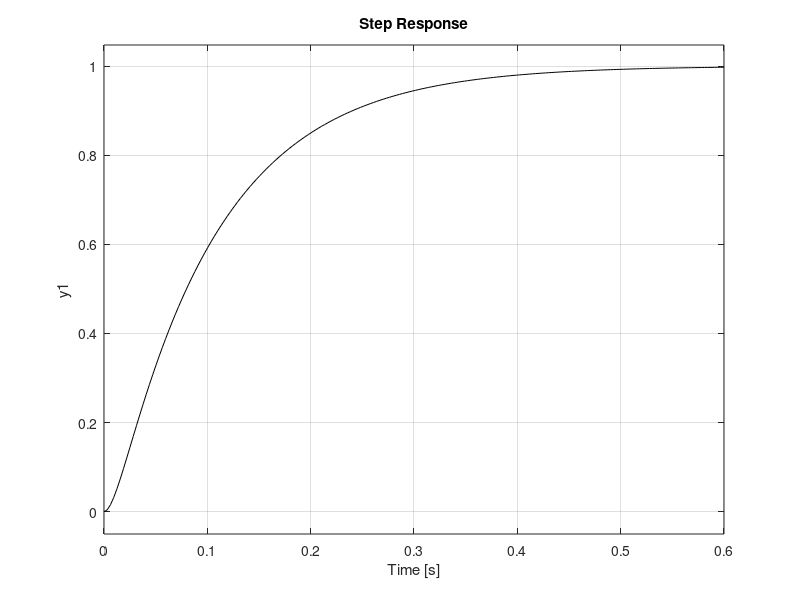

The MATLAB source for this figure: (Note: this script raises an error after producing the figure.)
figure;
hold on;

a = 1;
Gp=tf([10],[1 10]) % this is the original plant
Temp=tf([a], [1 a]) % this is a/(s+a) for a=1
G=Gp*Temp % Multiply them both together
step(G,'b') % Plot the unity step response

a = 10;
Gp=tf([10],[1 10]) % this is the original plant
Temp=tf([a], [1 a]) % this is a/(s+a) for a=1
G=Gp*Temp % Multiply them both together
step(G,'r') % Plot the unity step response

a = 20;
Gp=tf([10],[1 10]) % this is the original plant
Temp=tf([a], [1 a]) % this is a/(s+a) for a=1
G=Gp*Temp % Multiply them both together
step(G, 'g') % Plot the unity step response

a = 100;
Gp=tf([10],[1 10]) % this is the original plant
Temp=tf([a], [1 a]) % this is a/(s+a) for a=1
G=Gp*Temp % Multiply them both together
step(G,'k') % Plot the unity step response

cleanfigure
matlab2tikz('Output/ex3.tex'); 